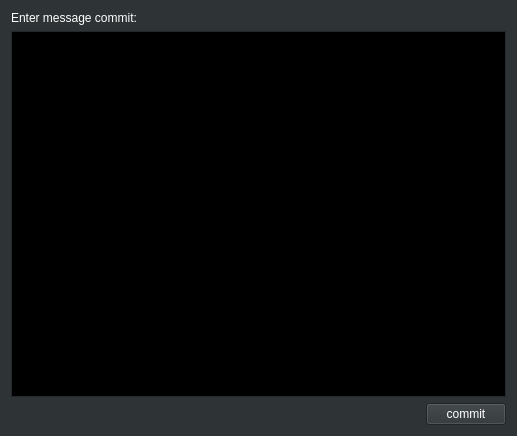
<?xml version="1.0" encoding="UTF-8"?>
<ui version="4.0">
 <class>DialogCommit</class>
 <widget class="QWidget" name="DialogCommit">
  <property name="geometry">
   <rect>
    <x>0</x>
    <y>0</y>
    <width>517</width>
    <height>436</height>
   </rect>
  </property>
  <property name="palette">
   <palette>
    <active>
     <colorrole role="WindowText">
      <brush brushstyle="SolidPattern">
       <color alpha="255">
        <red>255</red>
        <green>255</green>
        <blue>255</blue>
       </color>
      </brush>
     </colorrole>
     <colorrole role="Button">
      <brush brushstyle="SolidPattern">
       <color alpha="255">
        <red>46</red>
        <green>52</green>
        <blue>54</blue>
       </color>
      </brush>
     </colorrole>
     <colorrole role="Light">
      <brush brushstyle="SolidPattern">
       <color alpha="255">
        <red>69</red>
        <green>78</green>
        <blue>81</blue>
       </color>
      </brush>
     </colorrole>
     <colorrole role="Midlight">
      <brush brushstyle="SolidPattern">
       <color alpha="255">
        <red>57</red>
        <green>65</green>
        <blue>67</blue>
       </color>
      </brush>
     </colorrole>
     <colorrole role="Dark">
      <brush brushstyle="SolidPattern">
       <color alpha="255">
        <red>23</red>
        <green>26</green>
        <blue>27</blue>
       </color>
      </brush>
     </colorrole>
     <colorrole role="Mid">
      <brush brushstyle="SolidPattern">
       <color alpha="255">
        <red>30</red>
        <green>34</green>
        <blue>36</blue>
       </color>
      </brush>
     </colorrole>
     <colorrole role="Text">
      <brush brushstyle="SolidPattern">
       <color alpha="255">
        <red>255</red>
        <green>255</green>
        <blue>255</blue>
       </color>
      </brush>
     </colorrole>
     <colorrole role="ButtonText">
      <brush brushstyle="SolidPattern">
       <color alpha="255">
        <red>255</red>
        <green>255</green>
        <blue>255</blue>
       </color>
      </brush>
     </colorrole>
     <colorrole role="Base">
      <brush brushstyle="SolidPattern">
       <color alpha="255">
        <red>0</red>
        <green>0</green>
        <blue>0</blue>
       </color>
      </brush>
     </colorrole>
     <colorrole role="Window">
      <brush brushstyle="SolidPattern">
       <color alpha="255">
        <red>46</red>
        <green>52</green>
        <blue>54</blue>
       </color>
      </brush>
     </colorrole>
     <colorrole role="Shadow">
      <brush brushstyle="SolidPattern">
       <color alpha="255">
        <red>0</red>
        <green>0</green>
        <blue>0</blue>
       </color>
      </brush>
     </colorrole>
     <colorrole role="AlternateBase">
      <brush brushstyle="SolidPattern">
       <color alpha="255">
        <red>23</red>
        <green>26</green>
        <blue>27</blue>
       </color>
      </brush>
     </colorrole>
     <colorrole role="PlaceholderText">
      <brush brushstyle="SolidPattern">
       <color alpha="128">
        <red>255</red>
        <green>255</green>
        <blue>255</blue>
       </color>
      </brush>
     </colorrole>
    </active>
    <inactive>
     <colorrole role="WindowText">
      <brush brushstyle="SolidPattern">
       <color alpha="255">
        <red>255</red>
        <green>255</green>
        <blue>255</blue>
       </color>
      </brush>
     </colorrole>
     <colorrole role="Button">
      <brush brushstyle="SolidPattern">
       <color alpha="255">
        <red>46</red>
        <green>52</green>
        <blue>54</blue>
       </color>
      </brush>
     </colorrole>
     <colorrole role="Light">
      <brush brushstyle="SolidPattern">
       <color alpha="255">
        <red>69</red>
        <green>78</green>
        <blue>81</blue>
       </color>
      </brush>
     </colorrole>
     <colorrole role="Midlight">
      <brush brushstyle="SolidPattern">
       <color alpha="255">
        <red>57</red>
        <green>65</green>
        <blue>67</blue>
       </color>
      </brush>
     </colorrole>
     <colorrole role="Dark">
      <brush brushstyle="SolidPattern">
       <color alpha="255">
        <red>23</red>
        <green>26</green>
        <blue>27</blue>
       </color>
      </brush>
     </colorrole>
     <colorrole role="Mid">
      <brush brushstyle="SolidPattern">
       <color alpha="255">
        <red>30</red>
        <green>34</green>
        <blue>36</blue>
       </color>
      </brush>
     </colorrole>
     <colorrole role="Text">
      <brush brushstyle="SolidPattern">
       <color alpha="255">
        <red>255</red>
        <green>255</green>
        <blue>255</blue>
       </color>
      </brush>
     </colorrole>
     <colorrole role="ButtonText">
      <brush brushstyle="SolidPattern">
       <color alpha="255">
        <red>255</red>
        <green>255</green>
        <blue>255</blue>
       </color>
      </brush>
     </colorrole>
     <colorrole role="Base">
      <brush brushstyle="SolidPattern">
       <color alpha="255">
        <red>0</red>
        <green>0</green>
        <blue>0</blue>
       </color>
      </brush>
     </colorrole>
     <colorrole role="Window">
      <brush brushstyle="SolidPattern">
       <color alpha="255">
        <red>46</red>
        <green>52</green>
        <blue>54</blue>
       </color>
      </brush>
     </colorrole>
     <colorrole role="Shadow">
      <brush brushstyle="SolidPattern">
       <color alpha="255">
        <red>0</red>
        <green>0</green>
        <blue>0</blue>
       </color>
      </brush>
     </colorrole>
     <colorrole role="AlternateBase">
      <brush brushstyle="SolidPattern">
       <color alpha="255">
        <red>23</red>
        <green>26</green>
        <blue>27</blue>
       </color>
      </brush>
     </colorrole>
     <colorrole role="PlaceholderText">
      <brush brushstyle="SolidPattern">
       <color alpha="128">
        <red>255</red>
        <green>255</green>
        <blue>255</blue>
       </color>
      </brush>
     </colorrole>
    </inactive>
    <disabled>
     <colorrole role="WindowText">
      <brush brushstyle="SolidPattern">
       <color alpha="255">
        <red>23</red>
        <green>26</green>
        <blue>27</blue>
       </color>
      </brush>
     </colorrole>
     <colorrole role="Button">
      <brush brushstyle="SolidPattern">
       <color alpha="255">
        <red>46</red>
        <green>52</green>
        <blue>54</blue>
       </color>
      </brush>
     </colorrole>
     <colorrole role="Light">
      <brush brushstyle="SolidPattern">
       <color alpha="255">
        <red>69</red>
        <green>78</green>
        <blue>81</blue>
       </color>
      </brush>
     </colorrole>
     <colorrole role="Midlight">
      <brush brushstyle="SolidPattern">
       <color alpha="255">
        <red>57</red>
        <green>65</green>
        <blue>67</blue>
       </color>
      </brush>
     </colorrole>
     <colorrole role="Dark">
      <brush brushstyle="SolidPattern">
       <color alpha="255">
        <red>23</red>
        <green>26</green>
        <blue>27</blue>
       </color>
      </brush>
     </colorrole>
     <colorrole role="Mid">
      <brush brushstyle="SolidPattern">
       <color alpha="255">
        <red>30</red>
        <green>34</green>
        <blue>36</blue>
       </color>
      </brush>
     </colorrole>
     <colorrole role="Text">
      <brush brushstyle="SolidPattern">
       <color alpha="255">
        <red>23</red>
        <green>26</green>
        <blue>27</blue>
       </color>
      </brush>
     </colorrole>
     <colorrole role="ButtonText">
      <brush brushstyle="SolidPattern">
       <color alpha="255">
        <red>23</red>
        <green>26</green>
        <blue>27</blue>
       </color>
      </brush>
     </colorrole>
     <colorrole role="Base">
      <brush brushstyle="SolidPattern">
       <color alpha="255">
        <red>46</red>
        <green>52</green>
        <blue>54</blue>
       </color>
      </brush>
     </colorrole>
     <colorrole role="Window">
      <brush brushstyle="SolidPattern">
       <color alpha="255">
        <red>46</red>
        <green>52</green>
        <blue>54</blue>
       </color>
      </brush>
     </colorrole>
     <colorrole role="Shadow">
      <brush brushstyle="SolidPattern">
       <color alpha="255">
        <red>0</red>
        <green>0</green>
        <blue>0</blue>
       </color>
      </brush>
     </colorrole>
     <colorrole role="AlternateBase">
      <brush brushstyle="SolidPattern">
       <color alpha="255">
        <red>23</red>
        <green>26</green>
        <blue>27</blue>
       </color>
      </brush>
     </colorrole>
     <colorrole role="PlaceholderText">
      <brush brushstyle="SolidPattern">
       <color alpha="128">
        <red>0</red>
        <green>0</green>
        <blue>0</blue>
       </color>
      </brush>
     </colorrole>
    </disabled>
   </palette>
  </property>
  <property name="windowTitle">
   <string>DialogCommit</string>
  </property>
  <layout class="QGridLayout" name="gridLayout">
   <item row="0" column="0">
    <layout class="QVBoxLayout" name="verticalLayout">
     <item>
      <widget class="QLabel" name="label">
       <property name="text">
        <string>Enter message commit:</string>
       </property>
      </widget>
     </item>
     <item>
      <widget class="QTextEdit" name="textEdit"/>
     </item>
     <item>
      <layout class="QHBoxLayout" name="horizontalLayout">
       <item>
        <spacer name="horizontalSpacer">
         <property name="orientation">
          <enum>Qt::Horizontal</enum>
         </property>
         <property name="sizeHint" stdset="0">
          <size>
           <width>40</width>
           <height>20</height>
          </size>
         </property>
        </spacer>
       </item>
       <item>
        <widget class="QPushButton" name="pushButton_commit_Dialog">
         <property name="palette">
          <palette>
           <active>
            <colorrole role="WindowText">
             <brush brushstyle="SolidPattern">
              <color alpha="255">
               <red>255</red>
               <green>255</green>
               <blue>255</blue>
              </color>
             </brush>
            </colorrole>
            <colorrole role="Button">
             <brush brushstyle="SolidPattern">
              <color alpha="255">
               <red>46</red>
               <green>52</green>
               <blue>54</blue>
              </color>
             </brush>
            </colorrole>
            <colorrole role="Light">
             <brush brushstyle="SolidPattern">
              <color alpha="255">
               <red>69</red>
               <green>78</green>
               <blue>81</blue>
              </color>
             </brush>
            </colorrole>
            <colorrole role="Midlight">
             <brush brushstyle="SolidPattern">
              <color alpha="255">
               <red>57</red>
               <green>65</green>
               <blue>67</blue>
              </color>
             </brush>
            </colorrole>
            <colorrole role="Dark">
             <brush brushstyle="SolidPattern">
              <color alpha="255">
               <red>23</red>
               <green>26</green>
               <blue>27</blue>
              </color>
             </brush>
            </colorrole>
            <colorrole role="Mid">
             <brush brushstyle="SolidPattern">
              <color alpha="255">
               <red>30</red>
               <green>34</green>
               <blue>36</blue>
              </color>
             </brush>
            </colorrole>
            <colorrole role="Text">
             <brush brushstyle="SolidPattern">
              <color alpha="255">
               <red>255</red>
               <green>255</green>
               <blue>255</blue>
              </color>
             </brush>
            </colorrole>
            <colorrole role="ButtonText">
             <brush brushstyle="SolidPattern">
              <color alpha="255">
               <red>255</red>
               <green>255</green>
               <blue>255</blue>
              </color>
             </brush>
            </colorrole>
            <colorrole role="Base">
             <brush brushstyle="SolidPattern">
              <color alpha="255">
               <red>0</red>
               <green>0</green>
               <blue>0</blue>
              </color>
             </brush>
            </colorrole>
            <colorrole role="Window">
             <brush brushstyle="SolidPattern">
              <color alpha="255">
               <red>46</red>
               <green>52</green>
               <blue>54</blue>
              </color>
             </brush>
            </colorrole>
            <colorrole role="Shadow">
             <brush brushstyle="SolidPattern">
              <color alpha="255">
               <red>0</red>
               <green>0</green>
               <blue>0</blue>
              </color>
             </brush>
            </colorrole>
            <colorrole role="AlternateBase">
             <brush brushstyle="SolidPattern">
              <color alpha="255">
               <red>23</red>
               <green>26</green>
               <blue>27</blue>
              </color>
             </brush>
            </colorrole>
            <colorrole role="PlaceholderText">
             <brush brushstyle="SolidPattern">
              <color alpha="128">
               <red>255</red>
               <green>255</green>
               <blue>255</blue>
              </color>
             </brush>
            </colorrole>
           </active>
           <inactive>
            <colorrole role="WindowText">
             <brush brushstyle="SolidPattern">
              <color alpha="255">
               <red>255</red>
               <green>255</green>
               <blue>255</blue>
              </color>
             </brush>
            </colorrole>
            <colorrole role="Button">
             <brush brushstyle="SolidPattern">
              <color alpha="255">
               <red>46</red>
               <green>52</green>
               <blue>54</blue>
              </color>
             </brush>
            </colorrole>
            <colorrole role="Light">
             <brush brushstyle="SolidPattern">
              <color alpha="255">
               <red>69</red>
               <green>78</green>
               <blue>81</blue>
              </color>
             </brush>
            </colorrole>
            <colorrole role="Midlight">
             <brush brushstyle="SolidPattern">
              <color alpha="255">
               <red>57</red>
               <green>65</green>
               <blue>67</blue>
              </color>
             </brush>
            </colorrole>
            <colorrole role="Dark">
             <brush brushstyle="SolidPattern">
              <color alpha="255">
               <red>23</red>
               <green>26</green>
               <blue>27</blue>
              </color>
             </brush>
            </colorrole>
            <colorrole role="Mid">
             <brush brushstyle="SolidPattern">
              <color alpha="255">
               <red>30</red>
               <green>34</green>
               <blue>36</blue>
              </color>
             </brush>
            </colorrole>
            <colorrole role="Text">
             <brush brushstyle="SolidPattern">
              <color alpha="255">
               <red>255</red>
               <green>255</green>
               <blue>255</blue>
              </color>
             </brush>
            </colorrole>
            <colorrole role="ButtonText">
             <brush brushstyle="SolidPattern">
              <color alpha="255">
               <red>255</red>
               <green>255</green>
               <blue>255</blue>
              </color>
             </brush>
            </colorrole>
            <colorrole role="Base">
             <brush brushstyle="SolidPattern">
              <color alpha="255">
               <red>0</red>
               <green>0</green>
               <blue>0</blue>
              </color>
             </brush>
            </colorrole>
            <colorrole role="Window">
             <brush brushstyle="SolidPattern">
              <color alpha="255">
               <red>46</red>
               <green>52</green>
               <blue>54</blue>
              </color>
             </brush>
            </colorrole>
            <colorrole role="Shadow">
             <brush brushstyle="SolidPattern">
              <color alpha="255">
               <red>0</red>
               <green>0</green>
               <blue>0</blue>
              </color>
             </brush>
            </colorrole>
            <colorrole role="AlternateBase">
             <brush brushstyle="SolidPattern">
              <color alpha="255">
               <red>23</red>
               <green>26</green>
               <blue>27</blue>
              </color>
             </brush>
            </colorrole>
            <colorrole role="PlaceholderText">
             <brush brushstyle="SolidPattern">
              <color alpha="128">
               <red>255</red>
               <green>255</green>
               <blue>255</blue>
              </color>
             </brush>
            </colorrole>
           </inactive>
           <disabled>
            <colorrole role="WindowText">
             <brush brushstyle="SolidPattern">
              <color alpha="255">
               <red>23</red>
               <green>26</green>
               <blue>27</blue>
              </color>
             </brush>
            </colorrole>
            <colorrole role="Button">
             <brush brushstyle="SolidPattern">
              <color alpha="255">
               <red>46</red>
               <green>52</green>
               <blue>54</blue>
              </color>
             </brush>
            </colorrole>
            <colorrole role="Light">
             <brush brushstyle="SolidPattern">
              <color alpha="255">
               <red>69</red>
               <green>78</green>
               <blue>81</blue>
              </color>
             </brush>
            </colorrole>
            <colorrole role="Midlight">
             <brush brushstyle="SolidPattern">
              <color alpha="255">
               <red>57</red>
               <green>65</green>
               <blue>67</blue>
              </color>
             </brush>
            </colorrole>
            <colorrole role="Dark">
             <brush brushstyle="SolidPattern">
              <color alpha="255">
               <red>23</red>
               <green>26</green>
               <blue>27</blue>
              </color>
             </brush>
            </colorrole>
            <colorrole role="Mid">
             <brush brushstyle="SolidPattern">
              <color alpha="255">
               <red>30</red>
               <green>34</green>
               <blue>36</blue>
              </color>
             </brush>
            </colorrole>
            <colorrole role="Text">
             <brush brushstyle="SolidPattern">
              <color alpha="255">
               <red>23</red>
               <green>26</green>
               <blue>27</blue>
              </color>
             </brush>
            </colorrole>
            <colorrole role="ButtonText">
             <brush brushstyle="SolidPattern">
              <color alpha="255">
               <red>23</red>
               <green>26</green>
               <blue>27</blue>
              </color>
             </brush>
            </colorrole>
            <colorrole role="Base">
             <brush brushstyle="SolidPattern">
              <color alpha="255">
               <red>46</red>
               <green>52</green>
               <blue>54</blue>
              </color>
             </brush>
            </colorrole>
            <colorrole role="Window">
             <brush brushstyle="SolidPattern">
              <color alpha="255">
               <red>46</red>
               <green>52</green>
               <blue>54</blue>
              </color>
             </brush>
            </colorrole>
            <colorrole role="Shadow">
             <brush brushstyle="SolidPattern">
              <color alpha="255">
               <red>0</red>
               <green>0</green>
               <blue>0</blue>
              </color>
             </brush>
            </colorrole>
            <colorrole role="AlternateBase">
             <brush brushstyle="SolidPattern">
              <color alpha="255">
               <red>23</red>
               <green>26</green>
               <blue>27</blue>
              </color>
             </brush>
            </colorrole>
            <colorrole role="PlaceholderText">
             <brush brushstyle="SolidPattern">
              <color alpha="128">
               <red>0</red>
               <green>0</green>
               <blue>0</blue>
              </color>
             </brush>
            </colorrole>
           </disabled>
          </palette>
         </property>
         <property name="text">
          <string>commit</string>
         </property>
        </widget>
       </item>
      </layout>
     </item>
    </layout>
   </item>
  </layout>
 </widget>
 <resources/>
 <connections/>
</ui>
